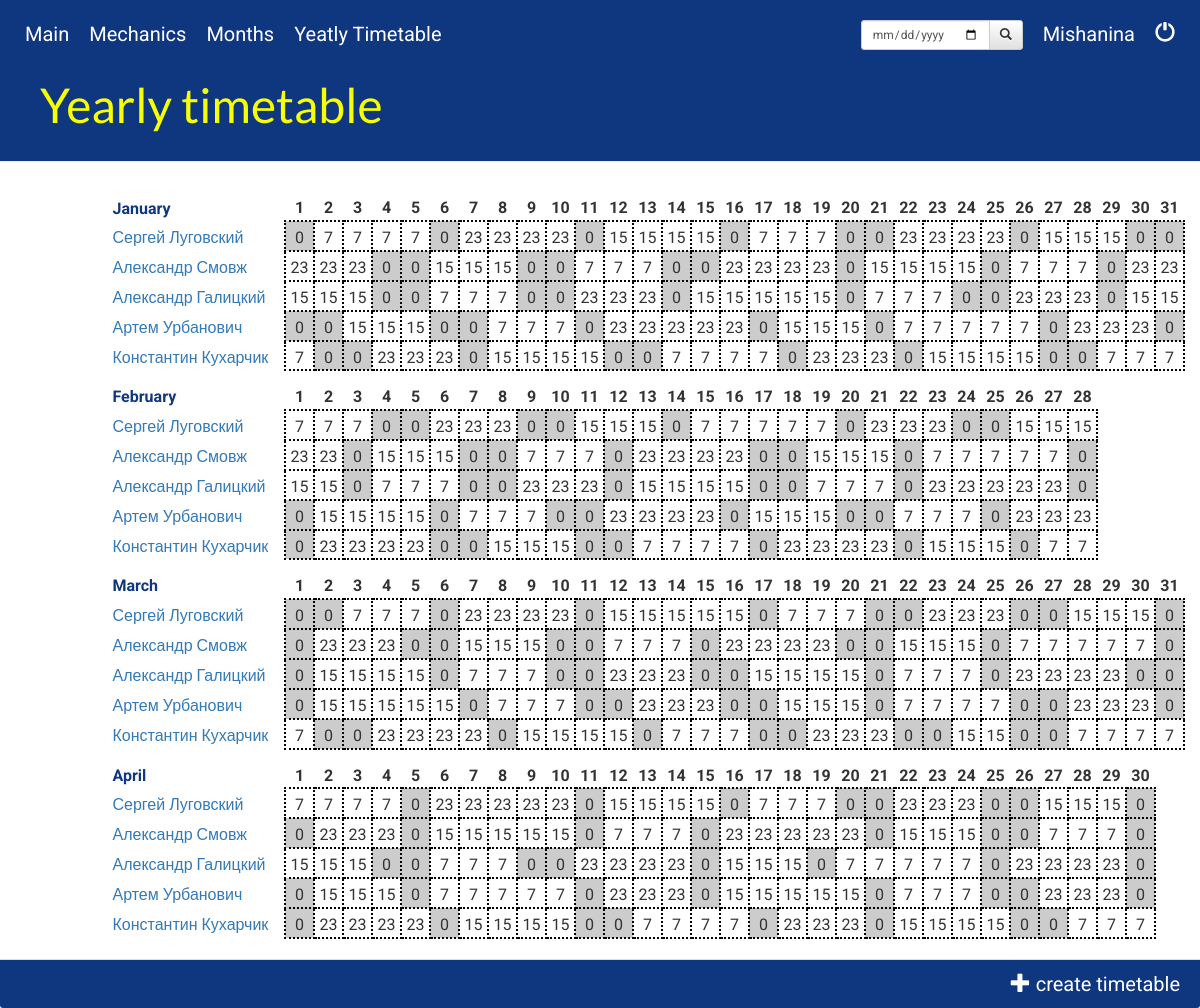
The app's page /timetable/ (signed in) with its own data.
### TimeTable/models.py (models this page shows, shortened)
class Month(models.Model):
    MONTHS = (
    ('1', 'January'), ('2', 'February'), ('3', 'March',), ('4', 'April'), ('5', 'May',), ('6', 'June'), ('7', 'Jule'),
    ('8', 'August'), ('9', 'September'), ('10', 'October'), ('11', 'November'), ('12', 'December'))
    month = models.CharField(default='', max_length=200, choices=MONTHS)
    name = models.CharField(default='', max_length=50, null=True, blank=True)
    days_in_month = models.IntegerField(default=0, null=True, blank=True)
    week_days = models.CharField(default='', max_length=250, null=True, blank=True)
    public_holidays = models.CharField(default='', max_length=20, null=True, blank=True, help_text='Enter the the days '
                                                                                                   'of public holidays '
                                                                                                   'in this month. If '
                                                                                                   'there are several '
                                                                                                   'holidays, please '
                                                                                                   'enter in one line '
                                                                                                   'with comma-'
                                                                                                   'separate')
    free_days = models.CharField(default='', max_length=20, null=True, blank=True, help_text='Enter the day that '
                                                                                             'is free of work. If '
                                                                                             'there are several '
                                                                                             'days, please '
                                                                                             'enter in one line '
                                                                                             'with comma-separate')
    working_days = models.IntegerField(default=0, null=True, blank=True)
    class Meta:
        permissions = (('can_add_month', 'Create a month'),)

class Mechanic(models.Model):
    name = models.CharField(max_length=50)
    surname = models.CharField(max_length=50)
    phone = models.BigIntegerField(default=0, null=True, blank=True)
    address = models.CharField(max_length=250)
    timetable_number = models.IntegerField(default=0, unique=True)
    class Meta:
        permissions = (('can_add_mod_mechanic', 'Create and modify mechanic'),)
    def __str__(self):
        if self.name is None or self.surname is None:
            return "ERROR NAME OR SURNAME IS NULL"
        return '{} {}'.format(self.name, self.surname)

### TimeTable/views.py (the view)
# urls.py: path('timetable/', views.timetable, name='time_table'),
@login_required()
def timetable(request):
    timetable = Timetable.objects.all()
    months = Month.objects.all()
    month_list_all = []
    for month in months:
        days = month.days_in_month
        days_list = [i + 1 for i in range(days)]
        table = month.month_name.all()
        month_list = []
        for item in table:
            mechanic = item.mechanic_id
            mech_id = item.mechanic_id.id
            timetable = json.loads(item.timetable)
            month_tuple = (mechanic, timetable, mech_id)
            month_list.append(month_tuple)
        month_tuple_all = (month.name, days_list,month_list, month.id)
        month_list_all.append(month_tuple_all)
    return render(request, 'timetable.html', context={'timetable': timetable,
                                                      'month':months,
                                                      'table_list':month_list_all})

### TimeTable/templates/timetable.html (shortened to what this page needs)
{% extends 'base.html' %}
{% block head_page %}
<h1>Yearly timetable</h1>
{% endblock %}
{% block content %}
    <table width="100%">
        {% for table in table_list %}
        <tr>
            <td class="days">
                {% with table.3 as month_id %}
                {% with table.0 as month_name %}
                <a href="{% url 'month_info' month_id=month_id month_name=month_name%}" class="month"><b>{{ month_name }}</b></a>
                {% endwith %}
                {% endwith %}
            </td>
            {% with table.1 as days %}
            {% for day in days %}
                <td align="center" class="days"><b>{{day}}</b></td>
            {% endfor %}
            {% endwith %}
        </tr>
            {% with table.2 as mech_list %}
            {% for mech in mech_list %}
            <tr>
            <td class="leftcol">
                    {% with mech.2 as mechanic_id %}
                    {% with mech.0 as name %}
                <a href="{% url 'mechanic_info' mechanic_id=mechanic_id mechanic_name=name%}">{{ name }}</a>
                    {% endwith %}
                    {% endwith %}
            </td>
                    {% with mech.1 as timetable %}
                        {% for item in timetable %}
                        <td id='rightcol' align="center" {% if item == 0 %} bgcolor="#ccc" {% endif %}>{{item}}</td>
                        {% endfor %}
                    {% endwith %}
            </tr>
            {% endfor %}
            {% endwith %}
        {% endfor %}
    </table>
{% endblock %}
{% block footer %}
    <a href="{% url 'create_timetable' %}" class="top-menu pull-right"><span class="glyphicon glyphicon-plus"></span> create timetable</a>
{% endblock %}

### TimeTable/templates/base.html (shortened to what this page needs)
<!DOCTYPE html>
<html>
    <head>
        <link rel="stylesheet" href="//maxcdn.bootstrapcdn.com/bootstrap/3.2.0/css/bootstrap.min.css">
        <link rel="stylesheet" href="//maxcdn.bootstrapcdn.com/bootstrap/3.2.0/css/bootstrap-theme.min.css">
         {% load static %}
        <link rel="stylesheet" href="{% static 'css/timetable.css' %}">
    </head>
    <body>
        <div class="page-header container-fluid">
            <div class="row">
                {% if user.is_authenticated %}
                <a href="{% url 'logout'%}?next={{request.path}}" class="top-menu pull-right"><span class="glyphicon glyphicon-off"></span></a>
                {% else %}
                <a href="{% url 'login'%}?next={{request.path}}" class="top-menu pull-right"><span class="glyphicon glyphicon-lock"></a>
                {% endif %}
                <p class="top-menu pull-right">{{ user.get_username | capfirst }}</p>
                <form class="form-inline pull-right" style="margin-right: 20px" action="{% url 'search' %}"
                          method="GET">
                    <div class="input-group">
                        <input type="date" class="form-control input-sm" placeholder="Поиск" name="q">
                        <div class="input-group-btn">
                            <button class="btn btn-sm btn-default" type="submit"><i class="glyphicon glyphicon-search"></i>
                            </button>
                        </div>
                    </div>
                </form>
                <a href="{% url 'home' %}" class="top-menu pull-left">Main</a>
                <a href="{% url 'mechanics' %}" class="top-menu pull-left">Mechanics</a>
                <a href="{% url 'months' %}" class="top-menu pull-left">Months</a>
                <a href="{% url 'time_table' %}" class="top-menu pull-left">Yeatly Timetable</a>
            </div>
            {% block head_page %}
            {% endblock %}
        </div>
        <div class="container">
                <div class="row">
                    <div class="col-md-16 col-md-offset-1">
                    {% block content %}
                    {% endblock %}
                    </div>
                </div>
        </div>
    </body>
    <footer>
        <div class="panel-footer">
            <div class="row">
                {% if perms.TimeTable.can_add_mechanic and perms.TimeTable.can_add_month and perms.TimeTable.can_add_mod_timetable%}
                {% block footer %}{% endblock %}
                {% endif %}
            </div>
        </div>
    </footer>
</html>

### TimeTable/static/css/timetable.css (style rules this page uses)
body { #padding-left: 15px; font-family: 'Roboto', sans-serif; font-size: 16px; }
.page-header { background-color: #0f377f; margin-top: 0; padding: 20px 20px 20px 40px; }
.page-header h1, .page-header h1 a, .page-header h1 a:visited, .page-header h1 a:active { color: #f7ff00; font-size: 36pt; text-decoration: none; }
h1, h2, h3, h4 { font-family: 'Lato', sans-serif; }
.top-menu, .top-menu:hover, .top-menu:visited { color: #ffffff; float: right; font-size: 15pt; margin-right: 20px; }
.panel-footer { background-color: #0f377f; }
table { padding: 20px; margin-bottom: 20px; }
td, th { padding-top: 5px; }
.month { color:#0f377f; }
#rightcol { border: 2px dotted #040404; width: 29px; margin-bottom: 2px; }
.days { padding-top: 15px; }

### records on screen
Month: table_list "January"
Mechanic: name+surname "Сергей Луговский", timetable "0" "7" "7" "7" "7" "0" "23" "23" "23" "23" "0" "15" "15" "15" "15" "0" "7" "7" "7" "0" "0" "23" "23" "23" "23" "0" "15" "15" "15" "0" "0" "7" "7" "7" "0" "0" "23" "23" "23" "0" "0" "15" "15" "15" "0" "7" "7" "7" "7" "7" "0" "23" "23" "23" "0" "0" "15" "15" "15" "0" "0" "7" "7" "7" "0" "23" "23" "23" "23" "0" "15" "15" "15" "15" "15" "0" "7" "7" "7" "0" "0" "23" "23" "23" "0" "0" "15" "15" "15" "0" "7" "7" "7" "7" "0" "23" "23" "23" "23" "23" "0" "15" "15" "15" "15" "0" "7" "7" "7" "0" "0" "23" "23" "23" "0" "0" "15" "15" "15" "0"
Mechanic: name+surname "Александр Смовж", timetable "23" "23" "23" "0" "0" "15" "15" "15" "0" "0" "7" "7" "7" "0" "0" "23" "23" "23" "23" "0" "15" "15" "15" "15" "0" "7" "7" "7" "0" "23" "23" "23" "23" "0" "15" "15" "15" "0" "0" "7" "7" "7" "0" "23" "23" "23" "23" "0" "0" "15" "15" "15" "0" "7" "7" "7" "7" "7" "0" "0" "23" "23" "23" "0" "0" "15" "15" "15" "0" "0" "7" "7" "7" "0" "23" "23" "23" "23" "0" "0" "15" "15" "15" "0" "7" "7" "7" "7" "7" "0" "0" "23" "23" "23" "0" "15" "15" "15" "15" "15" "0" "7" "7" "7" "0" "23" "23" "23" "23" "23" "0" "15" "15" "15" "0" "0" "7" "7" "7" "0"
Mechanic: name+surname "Александр Галицкий", timetable "15" "15" "15" "0" "0" "7" "7" "7" "0" "0" "23" "23" "23" "0" "15" "15" "15" "15" "15" "0" "7" "7" "7" "0" "0" "23" "23" "23" "0" "15" "15" "15" "15" "0" "7" "7" "7" "0" "0" "23" "23" "23" "0" "15" "15" "15" "15" "0" "0" "7" "7" "7" "0" "23" "23" "23" "23" "23" "0" "0" "15" "15" "15" "15" "0" "7" "7" "7" "0" "0" "23" "23" "23" "0" "0" "15" "15" "15" "15" "0" "7" "7" "7" "0" "23" "23" "23" "23" "0" "0" "15" "15" "15" "0" "0" "7" "7" "7" "0" "0" "23" "23" "23" "23" "0" "15" "15" "15" "0" "7" "7" "7" "7" "7" "0" "23" "23" "23" "23" "0"
Mechanic: name+surname "Артем Урбанович", timetable "0" "0" "15" "15" "15" "0" "0" "7" "7" "7" "0" "23" "23" "23" "23" "23" "0" "15" "15" "15" "0" "7" "7" "7" "7" "7" "0" "23" "23" "23" "0" "0" "15" "15" "15" "15" "0" "7" "7" "7" "0" "0" "23" "23" "23" "23" "0" "15" "15" "15" "0" "0" "7" "7" "7" "0" "23" "23" "23" "0" "15" "15" "15" "15" "15" "0" "7" "7" "7" "0" "0" "23" "23" "23" "0" "0" "15" "15" "15" "0" "7" "7" "7" "7" "0" "0" "23" "23" "23" "0" "0" "15" "15" "15" "0" "7" "7" "7" "7" "7" "0" "23" "23" "23" "0" "15" "15" "15" "15" "15" "0" "7" "7" "7" "0" "0" "23" "23" "23" "0"
Mechanic: name+surname "Константин Кухарчик", timetable "7" "0" "0" "23" "23" "23" "0" "15" "15" "15" "15" "0" "0" "7" "7" "7" "7" "0" "23" "23" "23" "0" "15" "15" "15" "15" "0" "0" "7" "7" "7" "0" "23" "23" "23" "23" "0" "0" "15" "15" "15" "0" "0" "7" "7" "7" "7" "0" "23" "23" "23" "23" "0" "15" "15" "15" "0" "7" "7" "7" "0" "0" "23" "23" "23" "23" "0" "15" "15" "15" "15" "0" "7" "7" "7" "0" "0" "23" "23" "23" "0" "0" "15" "15" "0" "0" "7" "7" "7" "7" "0" "23" "23" "23" "23" "0" "15" "15" "15" "15" "0" "0" "7" "7" "7" "7" "0" "23" "23" "23" "0" "15" "15" "15" "15" "0" "0" "7" "7" "7"
Month: table_list "February"
Month: table_list "March"
Month: table_list "April"

### other values on screen
{{ user.get_username | capfirst }} "Mishanina"
{{ day }} "1" "2" "3" "4" "5" "6" "7" "8" "9" "10" "11" "12" "13" "14" "15" "16" "17" "18" "19" "20" "21" "22" "23" "24" "25" "26" "27" "28" "29" "30" "31" "1" "2" "3" "4" "5" "6" "7" "8" "9" "10" "11" "12" "13" "14" "15" "16" "17" "18" "19" "20" "21" "22" "23" "24" "25" "26" "27" "28" "1" "2" "3" "4" "5" "6" "7" "8" "9" "10" "11" "12" "13" "14" "15" "16" "17" "18" "19" "20" "21" "22" "23" "24" "25" "26" "27" "28" "29" "30" "31" "1" "2" "3" "4" "5" "6" "7" "8" "9" "10" "11" "12" "13" "14" "15" "16" "17" "18" "19" "20" "21" "22" "23" "24" "25" "26" "27" "28" "29" "30"
